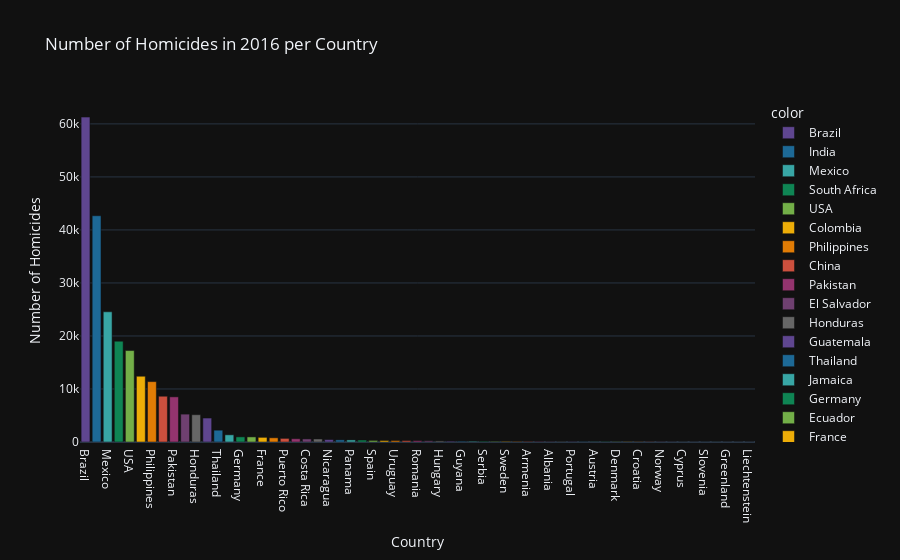

The cell this chart's notebook holds for it:
### Markdown cell above
### Now lets create a bar chart to visualise these figures in 2016.

### Code cell
#You can change the next variable to any other year, as long as it is between 2000 and 2016
year_to_check = "2016"

homicide_2016 = data[["Country", year_to_check]].sort_values(year_to_check, ascending=False)     

bar = px.bar(x = homicide_2016["Country"],
             y = homicide_2016[year_to_check],
             title = f"Number of Homicides in {year_to_check} per Country",
             color = homicide_2016["Country"], 
             template="plotly_dark",
             color_discrete_sequence=px.colors.qualitative.Prism)

bar.update_layout(xaxis_title = "Country",
                  yaxis_title = "Number of Homicides",
                  height=700,
                  coloraxis_showscale=False)

bar.show()

### Figure 1 — Plotly figure (JSON) as saved in the notebook; plotly's stock layout.template omitted (floating-point values rounded to 4 significant figures)
{"data": [{"alignmentgroup": "True", "hovertemplate": "color=Brazil<br>x=%{x}<br>y=%{y}<extra></extra>", "legendgroup": "Brazil", "marker": {"color": "rgb(95, 70, 144)", "pattern": {"shape": ""}}, "name": "Brazil", "offsetgroup": "Brazil", "orientation": "v", "showlegend": true, "textposition": "auto", "type": "bar", "x": ["Brazil"], "xaxis": "x", "y": [61283], "yaxis": "y"}, {"alignmentgroup": "True", "hovertemplate": "color=India<br>x=%{x}<br>y=%{y}<extra></extra>", "legendgroup": "India", "marker": {"color": "rgb(29, 105, 150)", "pattern": {"shape": ""}}, "name": "India", "offsetgroup": "India", "orientation": "v", "showlegend": true, "textposition": "auto", "type": "bar", "x": ["India"], "xaxis": "x", "y": [42678], "yaxis": "y"}, {"alignmentgroup": "True", "hovertemplate": "color=Mexico<br>x=%{x}<br>y=%{y}<extra></extra>", "legendgroup": "Mexico", "marker": {"color": "rgb(56, 166, 165)", "pattern": {"shape": ""}}, "name": "Mexico", "offsetgroup": "Mexico", "orientation": "v", "showlegend": true, "textposition": "auto", "type": "bar", "x": ["Mexico"], "xaxis": "x", "y": [24559], "yaxis": "y"}, {"alignmentgroup": "True", "hovertemplate": "color=South Africa<br>x=%{x}<br>y=%{y}<extra></extra>", "legendgroup": "South Africa", "marker": {"color": "rgb(15, 133, 84)", "pattern": {"shape": ""}}, "name": "South Africa", "offsetgroup": "South Africa", "orientation": "v", "showlegend": true, "textposition": "auto", "type": "bar", "x": ["South Africa"], "xaxis": "x", "y": [19016], "yaxis": "y"}, {"alignmentgroup": "True", "hovertemplate": "color=USA<br>x=%{x}<br>y=%{y}<extra></extra>", "legendgroup": "USA", "marker": {"color": "rgb(115, 175, 72)", "pattern": {"shape": ""}}, "name": "USA", "offsetgroup": "USA", "orientation": "v", "showlegend": true, "textposition": "auto", "type": "bar", "x": ["USA"], "xaxis": "x", "y": [17250], "yaxis": "y"}, {"alignmentgroup": "True", "hovertemplate": "color=Colombia<br>x=%{x}<br>y=%{y}<extra></extra>", "legendgroup": "Colombia", "marker": {"color": "rgb(237, 173, 8)", "pattern": {"shape": ""}}, "name": "Colombia", "offsetgroup": "Colombia", "orientation": "v", "showlegend": true, "textposition": "auto", "type": "bar", "x": ["Colombia"], "xaxis": "x", "y": [12402], "yaxis": "y"}, {"alignmentgroup": "True", "hovertemplate": "color=Philippines<br>x=%{x}<br>y=%{y}<extra></extra>", "legendgroup": "Philippines", "marker": {"color": "rgb(225, 124, 5)", "pattern": {"shape": ""}}, "name": "Philippines", "offsetgroup": "Philippines", "orientation": "v", "showlegend": true, "textposition": "auto", "type": "bar", "x": ["Philippines"], "xaxis": "x", "y": [11385], "yaxis": "y"}, {"alignmentgroup": "True", "hovertemplate": "color=China<br>x=%{x}<br>y=%{y}<extra></extra>", "legendgroup": "China", "marker": {"color": "rgb(204, 80, 62)", "pattern": {"shape": ""}}, "name": "China", "offsetgroup": "China", "orientation": "v", "showlegend": true, "textposition": "auto", "type": "bar", "x": ["China"], "xaxis": "x", "y": [8634], "yaxis": "y"}, {"alignmentgroup": "True", "hovertemplate": "color=Pakistan<br>x=%{x}<br>y=%{y}<extra></extra>", "legendgroup": "Pakistan", "marker": {"color": "rgb(148, 52, 110)", "pattern": {"shape": ""}}, "name": "Pakistan", "offsetgroup": "Pakistan", "orientation": "v", "showlegend": true, "textposition": "auto", "type": "bar", "x": ["Pakistan"], "xaxis": "x", "y": [8516], "yaxis": "y"}, {"alignmentgroup": "True", "hovertemplate": "color=El Salvador<br>x=%{x}<br>y=%{y}<extra></extra>", "legendgroup": "El Salvador", "marker": {"color": "rgb(111, 64, 112)", "pattern": {"shape": ""}}, "name": "El Salvador", "offsetgroup": "El Salvador", "orientation": "v", "showlegend": true, "textposition": "auto", "type": "bar", "x": ["El Salvador"], "xaxis": "x", "y": [5257], "yaxis": "y"}, {"alignmentgroup": "True", "hovertemplate": "color=Honduras<br>x=%{x}<br>y=%{y}<extra></extra>", "legendgroup": "Honduras", "marker": {"color": "rgb(102, 102, 102)", "pattern": {"shape": ""}}, "name": "Honduras", "offsetgroup": "Honduras", "orientation": "v", "showlegend": true, "textposition": "auto", "type": "bar", "x": ["Honduras"], "xaxis": "x", "y": [5150], "yaxis": "y"}, {"alignmentgroup": "True", "hovertemplate": "color=Guatemala<br>x=%{x}<br>y=%{y}<extra></extra>", "legendgroup": "Guatemala", "marker": {"color": "rgb(95, 70, 144)", "pattern": {"shape": ""}}, "name": "Guatemala", "offsetgroup": "Guatemala", "orientation": "v", "showlegend": true, "textposition": "auto", "type": "bar", "x": ["Guatemala"], "xaxis": "x", "y": [4520], "yaxis": "y"}, {"alignmentgroup": "True", "hovertemplate": "color=Thailand<br>x=%{x}<br>y=%{y}<extra></extra>", "legendgroup": "Thailand", "marker": {"color": "rgb(29, 105, 150)", "pattern": {"shape": ""}}, "name": "Thailand", "offsetgroup": "Thailand", "orientation": "v", "showlegend": true, "textposition": "auto", "type": "bar", "x": ["Thailand"], "xaxis": "x", "y": [2229], "yaxis": "y"}, {"alignmentgroup": "True", "hovertemplate": "color=Jamaica<br>x=%{x}<br>y=%{y}<extra></extra>", "legendgroup": "Jamaica", "marker": {"color": "rgb(56, 166, 165)", "pattern": {"shape": ""}}, "name": "Jamaica", "offsetgroup": "Jamaica", "orientation": "v", "showlegend": true, "textposition": "auto", "type": "bar", "x": ["Jamaica"], "xaxis": "x", "y": [1354], "yaxis": "y"}, {"alignmentgroup": "True", "hovertemplate": "color=Germany<br>x=%{x}<br>y=%{y}<extra></extra>", "legendgroup": "Germany", "marker": {"color": "rgb(15, 133, 84)", "pattern": {"shape": ""}}, "name": "Germany", "offsetgroup": "Germany", "orientation": "v", "showlegend": true, "textposition": "auto", "type": "bar", "x": ["Germany"], "xaxis": "x", "y": [963], "yaxis": "y"}, {"alignmentgroup": "True", "hovertemplate": "color=Ecuador<br>x=%{x}<br>y=%{y}<extra></extra>", "legendgroup": "Ecuador", "marker": {"color": "rgb(115, 175, 72)", "pattern": {"shape": ""}}, "name": "Ecuador", "offsetgroup": "Ecuador", "orientation": "v", "showlegend": true, "textposition": "auto", "type": "bar", "x": ["Ecuador"], "xaxis": "x", "y": [959], "yaxis": "y"}, {"alignmentgroup": "True", "hovertemplate": "color=France<br>x=%{x}<br>y=%{y}<extra></extra>", "legendgroup": "France", "marker": {"color": "rgb(237, 173, 8)", "pattern": {"shape": ""}}, "name": "France", "offsetgroup": "France", "orientation": "v", "showlegend": true, "textposition": "auto", "type": "bar", "x": ["France"], "xaxis": "x", "y": [875], "yaxis": "y"}, {"alignmentgroup": "True", "hovertemplate": "color=UK<br>x=%{x}<br>y=%{y}<extra></extra>", "legendgroup": "UK", "marker": {"color": "rgb(225, 124, 5)", "pattern": {"shape": ""}}, "name": "UK", "offsetgroup": "UK", "orientation": "v", "showlegend": true, "textposition": "auto", "type": "bar", "x": ["UK"], "xaxis": "x", "y": [791], "yaxis": "y"}, {"alignmentgroup": "True", "hovertemplate": "color=Puerto Rico<br>x=%{x}<br>y=%{y}<extra></extra>", "legendgroup": "Puerto Rico", "marker": {"color": "rgb(204, 80, 62)", "pattern": {"shape": ""}}, "name": "Puerto Rico", "offsetgroup": "Puerto Rico", "orientation": "v", "showlegend": true, "textposition": "auto", "type": "bar", "x": ["Puerto Rico"], "xaxis": "x", "y": [679], "yaxis": "y"}, {"alignmentgroup": "True", "hovertemplate": "color=Canada<br>x=%{x}<br>y=%{y}<extra></extra>", "legendgroup": "Canada", "marker": {"color": "rgb(148, 52, 110)", "pattern": {"shape": ""}}, "name": "Canada", "offsetgroup": "Canada", "orientation": "v", "showlegend": true, "textposition": "auto", "type": "bar", "x": ["Canada"], "xaxis": "x", "y": [611], "yaxis": "y"}, {"alignmentgroup": "True", "hovertemplate": "color=Costa Rica<br>x=%{x}<br>y=%{y}<extra></extra>", "legendgroup": "Costa Rica", "marker": {"color": "rgb(111, 64, 112)", "pattern": {"shape": ""}}, "name": "Costa Rica", "offsetgroup": "Costa Rica", "orientation": "v", "showlegend": true, "textposition": "auto", "type": "bar", "x": ["Costa Rica"], "xaxis": "x", "y": [578], "yaxis": "y"}, {"alignmentgroup": "True", "hovertemplate": "color=Cuba<br>x=%{x}<br>y=%{y}<extra></extra>", "legendgroup": "Cuba", "marker": {"color": "rgb(102, 102, 102)", "pattern": {"shape": ""}}, "name": "Cuba", "offsetgroup": "Cuba", "orientation": "v", "showlegend": true, "textposition": "auto", "type": "bar", "x": ["Cuba"], "xaxis": "x", "y": [572], "yaxis": "y"}, {"alignmentgroup": "True", "hovertemplate": "color=Nicaragua<br>x=%{x}<br>y=%{y}<extra></extra>", "legendgroup": "Nicaragua", "marker": {"color": "rgb(95, 70, 144)", "pattern": {"shape": ""}}, "name": "Nicaragua", "offsetgroup": "Nicaragua", "orientation": "v", "showlegend": true, "textposition": "auto", "type": "bar", "x": ["Nicaragua"], "xaxis": "x", "y": [453], "yaxis": "y"}, {"alignmentgroup": "True", "hovertemplate": "color=Italy<br>x=%{x}<br>y=%{y}<extra></extra>", "legendgroup": "Italy", "marker": {"color": "rgb(29, 105, 150)", "pattern": {"shape": ""}}, "name": "Italy", "offsetgroup": "Italy", "orientation": "v", "showlegend": true, "textposition": "auto", "type": "bar", "x": ["Italy"], "xaxis": "x", "y": [400], "yaxis": "y"}, {"alignmentgroup": "True", "hovertemplate": "color=Panama<br>x=%{x}<br>y=%{y}<extra></extra>", "legendgroup": "Panama", "marker": {"color": "rgb(56, 166, 165)", "pattern": {"shape": ""}}, "name": "Panama", "offsetgroup": "Panama", "orientation": "v", "showlegend": true, "textposition": "auto", "type": "bar", "x": ["Panama"], "xaxis": "x", "y": [390], "yaxis": "y"}, {"alignmentgroup": "True", "hovertemplate": "color=Japan<br>x=%{x}<br>y=%{y}<extra></extra>", "legendgroup": "Japan", "marker": {"color": "rgb(15, 133, 84)", "pattern": {"shape": ""}}, "name": "Japan", "offsetgroup": "Japan", "orientation": "v", "showlegend": true, "textposition": "auto", "type": "bar", "x": ["Japan"], "xaxis": "x", "y": [362], "yaxis": "y"}, {"alignmentgroup": "True", "hovertemplate": "color=Spain<br>x=%{x}<br>y=%{y}<extra></extra>", "legendgroup": "Spain", "marker": {"color": "rgb(115, 175, 72)", "pattern": {"shape": ""}}, "name": "Spain", "offsetgroup": "Spain", "orientation": "v", "showlegend": true, "textposition": "auto", "type": "bar", "x": ["Spain"], "xaxis": "x", "y": [294], "yaxis": "y"}, {"alignmentgroup": "True", "hovertemplate": "color=Kyrgyzstan<br>x=%{x}<br>y=%{y}<extra></extra>", "legendgroup": "Kyrgyzstan", "marker": {"color": "rgb(237, 173, 8)", "pattern": {"shape": ""}}, "name": "Kyrgyzstan", "offsetgroup": "Kyrgyzstan", "orientation": "v", "showlegend": true, "textposition": "auto", "type": "bar", "x": ["Kyrgyzstan"], "xaxis": "x", "y": [267], "yaxis": "y"}, {"alignmentgroup": "True", "hovertemplate": "color=Uruguay<br>x=%{x}<br>y=%{y}<extra></extra>", "legendgroup": "Uruguay", "marker": {"color": "rgb(225, 124, 5)", "pattern": {"shape": ""}}, "name": "Uruguay", "offsetgroup": "Uruguay", "orientation": "v", "showlegend": true, "textposition": "auto", "type": "bar", "x": ["Uruguay"], "xaxis": "x", "y": [265], "yaxis": "y"}, {"alignmentgroup": "True", "hovertemplate": "color=Poland<br>x=%{x}<br>y=%{y}<extra></extra>", "legendgroup": "Poland", "marker": {"color": "rgb(204, 80, 62)", "pattern": {"shape": ""}}, "name": "Poland", "offsetgroup": "Poland", "orientation": "v", "showlegend": true, "textposition": "auto", "type": "bar", "x": ["Poland"], "xaxis": "x", "y": [256], "yaxis": "y"}, {"alignmentgroup": "True", "hovertemplate": "color=Romania<br>x=%{x}<br>y=%{y}<extra></extra>", "legendgroup": "Romania", "marker": {"color": "rgb(148, 52, 110)", "pattern": {"shape": ""}}, "name": "Romania", "offsetgroup": "Romania", "orientation": "v", "showlegend": true, "textposition": "auto", "type": "bar", "x": ["Romania"], "xaxis": "x", "y": [247], "yaxis": "y"}, {"alignmentgroup": "True", "hovertemplate": "color=Australia<br>x=%{x}<br>y=%{y}<extra></extra>", "legendgroup": "Australia", "marker": {"color": "rgb(111, 64, 112)", "pattern": {"shape": ""}}, "name": "Australia", "offsetgroup": "Australia", "orientation": "v", "showlegend": true, "textposition": "auto", "type": "bar", "x": ["Australia"], "xaxis": "x", "y": [227], "yaxis": "y"}, {"alignmentgroup": "True", "hovertemplate": "color=Hungary<br>x=%{x}<br>y=%{y}<extra></extra>", "legendgroup": "Hungary", "marker": {"color": "rgb(102, 102, 102)", "pattern": {"shape": ""}}, "name": "Hungary", "offsetgroup": "Hungary", "orientation": "v", "showlegend": true, "textposition": "auto", "type": "bar", "x": ["Hungary"], "xaxis": "x", "y": [202], "yaxis": "y"}, {"alignmentgroup": "True", "hovertemplate": "color=Lithuania<br>x=%{x}<br>y=%{y}<extra></extra>", "legendgroup": "Lithuania", "marker": {"color": "rgb(95, 70, 144)", "pattern": {"shape": ""}}, "name": "Lithuania", "offsetgroup": "Lithuania", "orientation": "v", "showlegend": true, "textposition": "auto", "type": "bar", "x": ["Lithuania"], "xaxis": "x", "y": [153], "yaxis": "y"}, {"alignmentgroup": "True", "hovertemplate": "color=Guyana<br>x=%{x}<br>y=%{y}<extra></extra>", "legendgroup": "Guyana", "marker": {"color": "rgb(29, 105, 150)", "pattern": {"shape": ""}}, "name": "Guyana", "offsetgroup": "Guyana", "orientation": "v", "showlegend": true, "textposition": "auto", "type": "bar", "x": ["Guyana"], "xaxis": "x", "y": [142], "yaxis": "y"}, {"alignmentgroup": "True", "hovertemplate": "color=Belize<br>x=%{x}<br>y=%{y}<extra></extra>", "legendgroup": "Belize", "marker": {"color": "rgb(56, 166, 165)", "pattern": {"shape": ""}}, "name": "Belize", "offsetgroup": "Belize", "orientation": "v", "showlegend": true, "textposition": "auto", "type": "bar", "x": ["Belize"], "xaxis": "x", "y": [138], "yaxis": "y"}, {"alignmentgroup": "True", "hovertemplate": "color=Serbia<br>x=%{x}<br>y=%{y}<extra></extra>", "legendgroup": "Serbia", "marker": {"color": "rgb(15, 133, 84)", "pattern": {"shape": ""}}, "name": "Serbia", "offsetgroup": "Serbia", "orientation": "v", "showlegend": true, "textposition": "auto", "type": "bar", "x": ["Serbia"], "xaxis": "x", "y": [123], "yaxis": "y"}, {"alignmentgroup": "True", "hovertemplate": "color=Bahamas<br>x=%{x}<br>y=%{y}<extra></extra>", "legendgroup": "Bahamas", "marker": {"color": "rgb(115, 175, 72)", "pattern": {"shape": ""}}, "name": "Bahamas", "offsetgroup": "Bahamas", "orientation": "v", "showlegend": true, "textposition": "auto", "type": "bar", "x": ["Bahamas"], "xaxis": "x", "y": [111], "yaxis": "y"}, {"alignmentgroup": "True", "hovertemplate": "color=Sweden<br>x=%{x}<br>y=%{y}<extra></extra>", "legendgroup": "Sweden", "marker": {"color": "rgb(237, 173, 8)", "pattern": {"shape": ""}}, "name": "Sweden", "offsetgroup": "Sweden", "orientation": "v", "showlegend": true, "textposition": "auto", "type": "bar", "x": ["Sweden"], "xaxis": "x", "y": [106], "yaxis": "y"}, {"alignmentgroup": "True", "hovertemplate": "color=Netherlands<br>x=%{x}<br>y=%{y}<extra></extra>", "legendgroup": "Netherlands", "marker": {"color": "rgb(225, 124, 5)", "pattern": {"shape": ""}}, "name": "Netherlands", "offsetgroup": "Netherlands", "orientation": "v", "showlegend": true, "textposition": "auto", "type": "bar", "x": ["Netherlands"], "xaxis": "x", "y": [94], "yaxis": "y"}, {"alignmentgroup": "True", "hovertemplate": "color=Armenia<br>x=%{x}<br>y=%{y}<extra></extra>", "legendgroup": "Armenia", "marker": {"color": "rgb(204, 80, 62)", "pattern": {"shape": ""}}, "name": "Armenia", "offsetgroup": "Armenia", "orientation": "v", "showlegend": true, "textposition": "auto", "type": "bar", "x": ["Armenia"], "xaxis": "x", "y": [87], "yaxis": "y"}, {"alignmentgroup": "True", "hovertemplate": "color=Bulgaria<br>x=%{x}<br>y=%{y}<extra></extra>", "legendgroup": "Bulgaria", "marker": {"color": "rgb(148, 52, 110)", "pattern": {"shape": ""}}, "name": "Bulgaria", "offsetgroup": "Bulgaria", "orientation": "v", "showlegend": true, "textposition": "auto", "type": "bar", "x": ["Bulgaria"], "xaxis": "x", "y": [81], "yaxis": "y"}, {"alignmentgroup": "True", "hovertemplate": "color=Albania<br>x=%{x}<br>y=%{y}<extra></extra>", "legendgroup": "Albania", "marker": {"color": "rgb(111, 64, 112)", "pattern": {"shape": ""}}, "name": "Albania", "offsetgroup": "Albania", "orientation": "v", "showlegend": true, "textposition": "auto", "type": "bar", "x": ["Albania"], "xaxis": "x", "y": [79], "yaxis": "y"}, {"alignmentgroup": "True", "hovertemplate": "color=Finland<br>x=%{x}<br>y=%{y}<extra></extra>", "legendgroup": "Finland", "marker": {"color": "rgb(102, 102, 102)", "pattern": {"shape": ""}}, "name": "Finland", "offsetgroup": "Finland", "orientation": "v", "showlegend": true, "textposition": "auto", "type": "bar", "x": ["Finland"], "xaxis": "x", "y": [78], "yaxis": "y"}, {"alignmentgroup": "True", "hovertemplate": "color=Portugal<br>x=%{x}<br>y=%{y}<extra></extra>", "legendgroup": "Portugal", "marker": {"color": "rgb(95, 70, 144)", "pattern": {"shape": ""}}, "name": "Portugal", "offsetgroup": "Portugal", "orientation": "v", "showlegend": true, "textposition": "auto", "type": "bar", "x": ["Portugal"], "xaxis": "x", "y": [66], "yaxis": "y"}, {"alignmentgroup": "True", "hovertemplate": "color=Czechia<br>x=%{x}<br>y=%{y}<extra></extra>", "legendgroup": "Czechia", "marker": {"color": "rgb(29, 105, 150)", "pattern": {"shape": ""}}, "name": "Czechia", "offsetgroup": "Czechia", "orientation": "v", "showlegend": true, "textposition": "auto", "type": "bar", "x": ["Czechia"], "xaxis": "x", "y": [65], "yaxis": "y"}, {"alignmentgroup": "True", "hovertemplate": "color=Austria<br>x=%{x}<br>y=%{y}<extra></extra>", "legendgroup": "Austria", "marker": {"color": "rgb(56, 166, 165)", "pattern": {"shape": ""}}, "name": "Austria", "offsetgroup": "Austria", "orientation": "v", "showlegend": true, "textposition": "auto", "type": "bar", "x": ["Austria"], "xaxis": "x", "y": [57], "yaxis": "y"}, {"alignmentgroup": "True", "hovertemplate": "color=Slovakia<br>x=%{x}<br>y=%{y}<extra></extra>", "legendgroup": "Slovakia", "marker": {"color": "rgb(15, 133, 84)", "pattern": {"shape": ""}}, "name": "Slovakia", "offsetgroup": "Slovakia", "orientation": "v", "showlegend": true, "textposition": "auto", "type": "bar", "x": ["Slovakia"], "xaxis": "x", "y": [57], "yaxis": "y"}, {"alignmentgroup": "True", "hovertemplate": "color=Denmark<br>x=%{x}<br>y=%{y}<extra></extra>", "legendgroup": "Denmark", "marker": {"color": "rgb(115, 175, 72)", "pattern": {"shape": ""}}, "name": "Denmark", "offsetgroup": "Denmark", "orientation": "v", "showlegend": true, "textposition": "auto", "type": "bar", "x": ["Denmark"], "xaxis": "x", "y": [56], "yaxis": "y"}, {"alignmentgroup": "True", "hovertemplate": "color=Switzerland<br>x=%{x}<br>y=%{y}<extra></extra>", "legendgroup": "Switzerland", "marker": {"color": "rgb(237, 173, 8)", "pattern": {"shape": ""}}, "name": "Switzerland", "offsetgroup": "Switzerland", "orientation": "v", "showlegend": true, "textposition": "auto", "type": "bar", "x": ["Switzerland"], "xaxis": "x", "y": [45], "yaxis": "y"}, {"alignmentgroup": "True", "hovertemplate": "color=Croatia<br>x=%{x}<br>y=%{y}<extra></extra>", "legendgroup": "Croatia", "marker": {"color": "rgb(225, 124, 5)", "pattern": {"shape": ""}}, "name": "Croatia", "offsetgroup": "Croatia", "orientation": "v", "showlegend": true, "textposition": "auto", "type": "bar", "x": ["Croatia"], "xaxis": "x", "y": [44], "yaxis": "y"}, {"alignmentgroup": "True", "hovertemplate": "color=Ireland<br>x=%{x}<br>y=%{y}<extra></extra>", "legendgroup": "Ireland", "marker": {"color": "rgb(204, 80, 62)", "pattern": {"shape": ""}}, "name": "Ireland", "offsetgroup": "Ireland", "orientation": "v", "showlegend": true, "textposition": "auto", "type": "bar", "x": ["Ireland"], "xaxis": "x", "y": [38], "yaxis": "y"}, {"alignmentgroup": "True", "hovertemplate": "color=Norway<br>x=%{x}<br>y=%{y}<extra></extra>", "legendgroup": "Norway", "marker": {"color": "rgb(148, 52, 110)", "pattern": {"shape": ""}}, "name": "Norway", "offsetgroup": "Norway", "orientation": "v", "showlegend": true, "textposition": "auto", "type": "bar", "x": ["Norway"], "xaxis": "x", "y": [27], "yaxis": "y"}, {"alignmentgroup": "True", "hovertemplate": "color=Singapore<br>x=%{x}<br>y=%{y}<extra></extra>", "legendgroup": "Singapore", "marker": {"color": "rgb(111, 64, 112)", "pattern": {"shape": ""}}, "name": "Singapore", "offsetgroup": "Singapore", "orientation": "v", "showlegend": true, "textposition": "auto", "type": "bar", "x": ["Singapore"], "xaxis": "x", "y": [18], "yaxis": "y"}, {"alignmentgroup": "True", "hovertemplate": "color=Cyprus<br>x=%{x}<br>y=%{y}<extra></extra>", "legendgroup": "Cyprus", "marker": {"color": "rgb(102, 102, 102)", "pattern": {"shape": ""}}, "name": "Cyprus", "offsetgroup": "Cyprus", "orientation": "v", "showlegend": true, "textposition": "auto", "type": "bar", "x": ["Cyprus"], "xaxis": "x", "y": [13], "yaxis": "y"}, {"alignmentgroup": "True", "hovertemplate": "color=Grenada<br>x=%{x}<br>y=%{y}<extra></extra>", "legendgroup": "Grenada", "marker": {"color": "rgb(95, 70, 144)", "pattern": {"shape": ""}}, "name": "Grenada", "offsetgroup": "Grenada", "orientation": "v", "showlegend": true, "textposition": "auto", "type": "bar", "x": ["Grenada"], "xaxis": "x", "y": [11], "yaxis": "y"}, {"alignmentgroup": "True", "hovertemplate": "color=Slovenia<br>x=%{x}<br>y=%{y}<extra></extra>", "legendgroup": "Slovenia", "marker": {"color": "rgb(29, 105, 150)", "pattern": {"shape": ""}}, "name": "Slovenia", "offsetgroup": "Slovenia", "orientation": "v", "showlegend": true, "textposition": "auto", "type": "bar", "x": ["Slovenia"], "xaxis": "x", "y": [10], "yaxis": "y"}, {"alignmentgroup": "True", "hovertemplate": "color=Bermuda<br>x=%{x}<br>y=%{y}<extra></extra>", "legendgroup": "Bermuda", "marker": {"color": "rgb(56, 166, 165)", "pattern": {"shape": ""}}, "name": "Bermuda", "offsetgroup": "Bermuda", "orientation": "v", "showlegend": true, "textposition": "auto", "type": "bar", "x": ["Bermuda"], "xaxis": "x", "y": [8], "yaxis": "y"}, {"alignmentgroup": "True", "hovertemplate": "color=Greenland<br>x=%{x}<br>y=%{y}<extra></extra>", "legendgroup": "Greenland", "marker": {"color": "rgb(15, 133, 84)", "pattern": {"shape": ""}}, "name": "Greenland", "offsetgroup": "Greenland", "orientation": "v", "showlegend": true, "textposition": "auto", "type": "bar", "x": ["Greenland"], "xaxis": "x", "y": [3], "yaxis": "y"}, {"alignmentgroup": "True", "hovertemplate": "color=Iceland<br>x=%{x}<br>y=%{y}<extra></extra>", "legendgroup": "Iceland", "marker": {"color": "rgb(115, 175, 72)", "pattern": {"shape": ""}}, "name": "Iceland", "offsetgroup": "Iceland", "orientation": "v", "showlegend": true, "textposition": "auto", "type": "bar", "x": ["Iceland"], "xaxis": "x", "y": [1], "yaxis": "y"}, {"alignmentgroup": "True", "hovertemplate": "color=Liechtenstein<br>x=%{x}<br>y=%{y}<extra></extra>", "legendgroup": "Liechtenstein", "marker": {"color": "rgb(237, 173, 8)", "pattern": {"shape": ""}}, "name": "Liechtenstein", "offsetgroup": "Liechtenstein", "orientation": "v", "showlegend": true, "textposition": "auto", "type": "bar", "x": ["Liechtenstein"], "xaxis": "x", "y": [0], "yaxis": "y"}], "layout": {"autosize": true, "barmode": "relative", "coloraxis": {"showscale": false}, "legend": {"title": {"text": "color"}, "tracegroupgap": 0}, "title": {"text": "Number of Homicides in 2016 per Country"}, "xaxis": {"anchor": "y", "autorange": true, "domain": [0, 1], "range": [-0.5, 60.5], "title": {"text": "Country"}, "type": "category"}, "yaxis": {"anchor": "x", "autorange": true, "domain": [0, 1], "range": [0, 64510.0], "title": {"text": "Number of Homicides"}, "type": "linear"}}}
